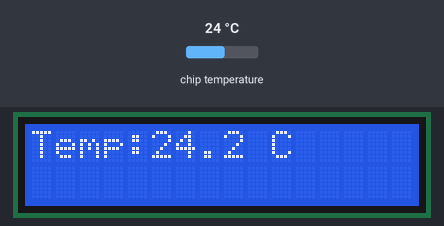
The program below on a simulated Raspberry Pi Pico running MicroPython. On the bench: 16×2 character LCD. The inputs (shaded band) are chosen by the test bench; at power-on: chip temperature 24 °C. Library files of the repository ran but are not shown: esp32_gpio_lcd.py.

Above: at 1.2 s.
1.3 s: chip temperature set to 1 °C
At 2.9 s:
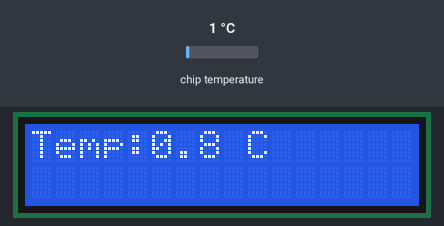
5.4 s: chip temperature set to 11 °C
At 6.8 s:
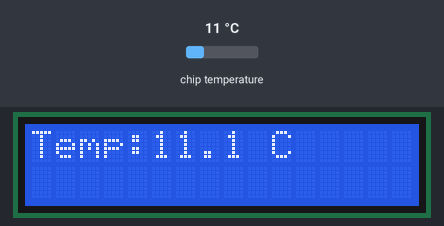
8.7 s: chip temperature set to 22 °C
At 9.7 s:
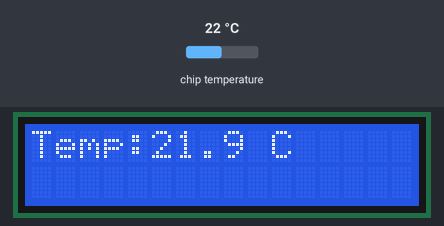
Timing chart, 0 to 11.7 s (numbered marks = the images above; inputs shaded):
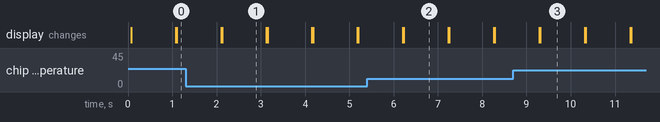

Measured:
- after the input at 1.3 s, the display: first differs from a run without the input after 0.83 s (image 1)
- after the input at 5.4 s, the display: first differs from a run without the input after 0.83 s (image 2)
- after the input at 8.7 s, the display: first differs from a run without the input after 0.62 s (image 3)
- what the display in image 1 shows lasts 1.0 s, from 2.1 s to 3.1 s

The program:

LCD_main.py
```python
import machine
import time
from machine import Pin, ADC
from esp32_gpio_lcd import GpioLcd

# Initialize ADC for reading internal temperature sensor
sensor = machine.ADC(4)

# Function to read temperature
def read_temperature():
    adc_value = sensor.read_u16()
    volt = (3.3 / 65535) * adc_value
    temperature = 27 - (volt - 0.706) / 0.001721
    return temperature

# Initialize LCD
lcd = GpioLcd(rs_pin=Pin(26),
              enable_pin=Pin(19),
              d4_pin=Pin(13),
              d5_pin=Pin(6),
              d6_pin=Pin(5),
              d7_pin=Pin(11),
              num_lines=2, num_columns=16)

# Main loop
while True:
    # Read temperature
    temperature = read_temperature()

    # Clear LCD
    lcd.clear()

    # Print temperature on LCD
    lcd.putstr('Temp:{:.1f} C'.format(temperature))

    # Wait for 1 second
    time.sleep(1)
```
